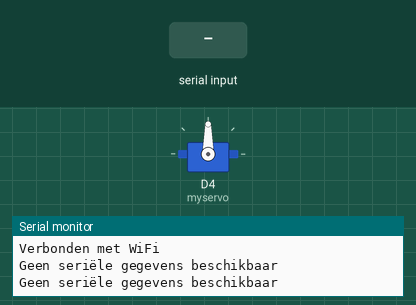
This sketch was run on a simulated ESP8266 (Wemos D1 mini). Parts: servo, the last lines printed to the serial monitor. Inputs (shaded band) come from the test bench. WiFi joins after 1.5 s; servers stay silent unless stated.

Above: at 3.2 s.
3.3 s: "TEMP:\n" received over Serial
At 5.0 s:
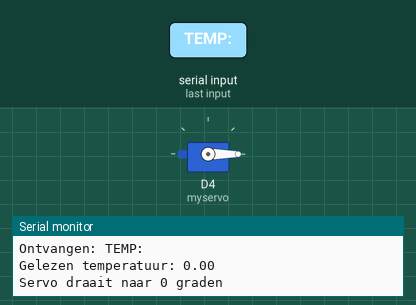
5.5 s: "TEMP:90\n" received over Serial
At 6.6 s:
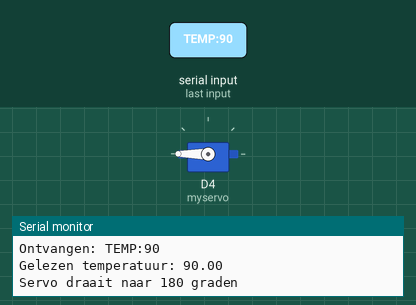
Timing chart, 0 to 8.5 s (numbered marks = the images above; inputs shaded):
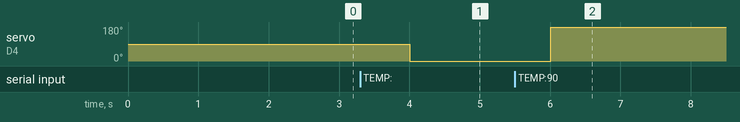

The sketch:

code_wemos.ino
```cpp
#include <ESP8266WiFi.h>
#include <Servo.h>

const char* ssid = "revalidatieD-wifi";
const char* password = "";

Servo myservo;
const int tempThresholdHigh = 23; // Drempelwaarde voor hoge temperatuur
const int tempThresholdLow = 22;  // Drempelwaarde voor lage temperatuur

void setup() {
  Serial.begin(115200); // Seriële communicatie met STM32L432KC
  myservo.attach(D4);   // Verbind de servo met pin D4 op de WeMos D1 Mini

  WiFi.begin(ssid, password);
  while (WiFi.status() != WL_CONNECTED) {
    delay(1000);
    Serial.println("Verbinden met WiFi...");
  }
  Serial.println("Verbonden met WiFi");
}

void loop() {
  if (Serial.available()) {
    String data = Serial.readStringUntil('\n');
    Serial.println("Ontvangen: " + data);

    if (data.startsWith("TEMP:")) {
      float temperature = data.substring(5).toFloat();
      Serial.print("Gelezen temperatuur: ");
      Serial.println(temperature);

      if (temperature >= tempThresholdHigh) {
        myservo.write(180);
        Serial.println("Servo draait naar 180 graden");
      } else if (temperature <= tempThresholdLow) {
        myservo.write(0);
        Serial.println("Servo draait naar 0 graden");
      }
    } else {
      Serial.println("Onbekend commando ontvangen");
    }
  } else {
    Serial.println("Geen seriële gegevens beschikbaar");
  }

  delay(1000); // Kleine vertraging om seriële buffer te verwerken
}
```

Measured:
- after the input at 3.3 s, servo on D4 (myservo): 90° → 0° after 0.70 s
- after the input at 5.5 s, servo on D4 (myservo): 0° → 180° after 0.51 s
